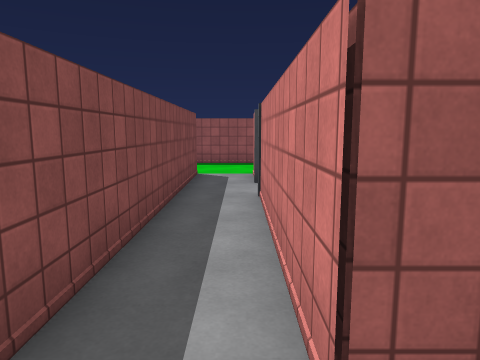
View 1 (above)

12 first-person views from a walk through a 3-D level made in the Unity game engine. The camera is 1.4 m above the floor, tilts 8° down and sees 70° across. Doors are open. The floor is counted in squares, 1 m on a side. Each view is taken from the middle of a square. On the plan, view 1 faces up. The plan holds only what a view shows up to about 15 squares ahead; the rest is blank. The player is left out. Surface patterns are stand-ins for the level's own textures.

View 2
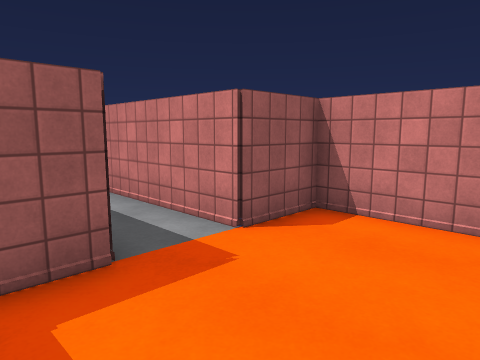

View 3
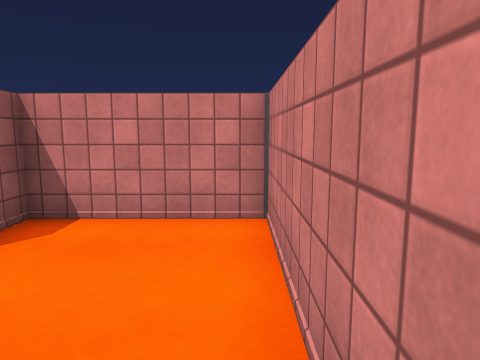

View 4
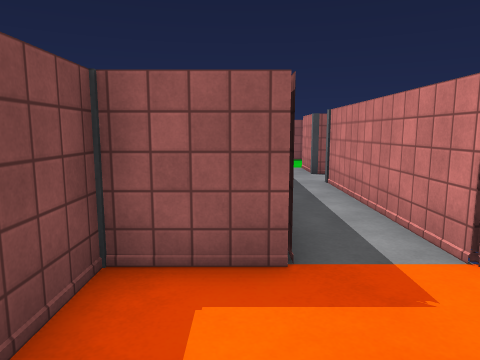

View 5
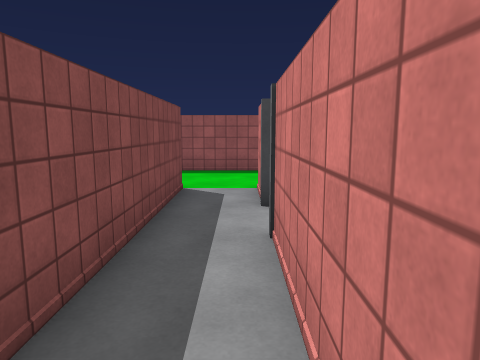

View 6
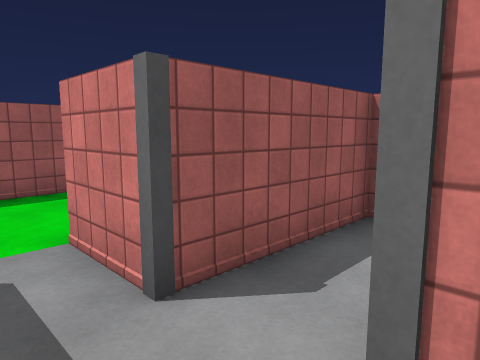

View 7
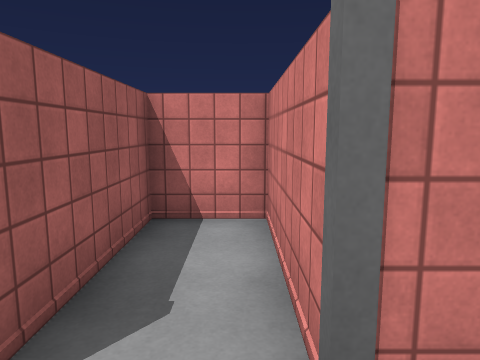

View 8
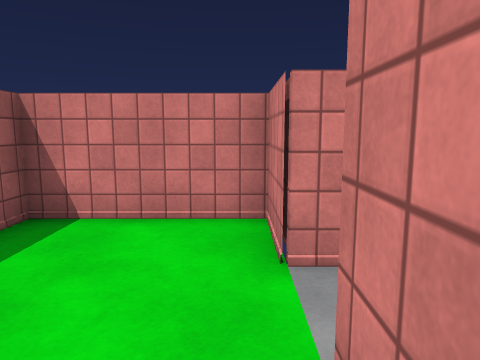

View 9
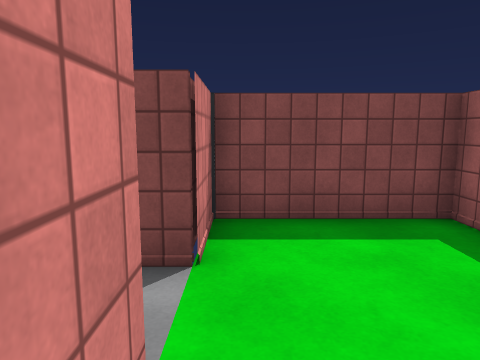

View 10
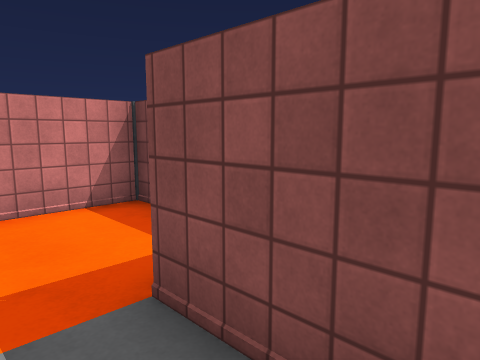

View 11
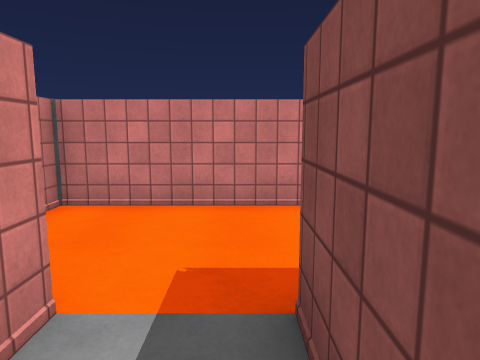

View 12
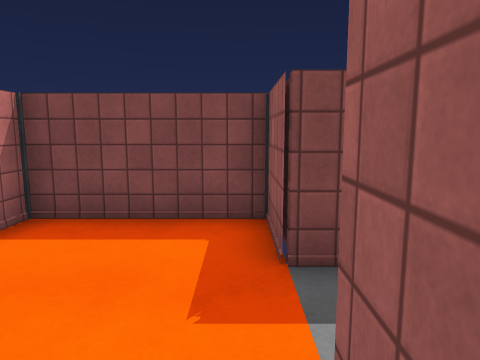

### Floor plan
Points are (right, up) in squares from view 1. A wall is a line through its corners. A room is listed if a view was taken in it or the views show most of it. See-through windows are left out.
Room 1 (views 1, 2, 3, 4, 12)
walls: (-1.4, 1.4) (-3.4, 1.4) (-3.4, -2.5) (2.5, -2.5) (2.5, 1.4) (0.5, 1.4)
ways out: open door at (-0.5, 1.5) to room 2
Room 2 (views 5, 6, 7, 10, 11)
walls: (-1.4, 11.6) (-1.4, 1.4); (0.5, 1.4) (0.5, 7.5) (4.4, 7.5) (4.4, 9.4) (0.5, 9.4) (0.5, 11.6)
ways out: open door at (-0.5, 1.5) to room 1; open door at (-0.5, 11.5) to room 3
Room 3 (views 8, 9)
walls: (0.5, 11.6) (2.5, 11.6) (2.5, 15.4) (-3.4, 15.4) (-3.4, 11.6) (-1.4, 11.6)
ways out: open door at (-0.5, 11.5) to room 2

Where each view was taken, in squares from view 1:
view 1: 0 up, 0 right, facing up
view 2: 2 down, 3 left, facing up-right
view 3: 2 down, 3 left, facing right
view 4: 2 down, 2 left, facing up
view 5: 3 up, 0 right, facing up
view 6: 7 up, 1 left, facing up-right
view 7: 8 up, 1 left, facing right
view 8: 12 up, 3 left, facing right
view 9: 12 up, 2 right, facing left
view 10: 4 up, 0 right, facing down-left
view 11: 4 up, 1 left, facing down
view 12: 1 up, 2 right, facing left
